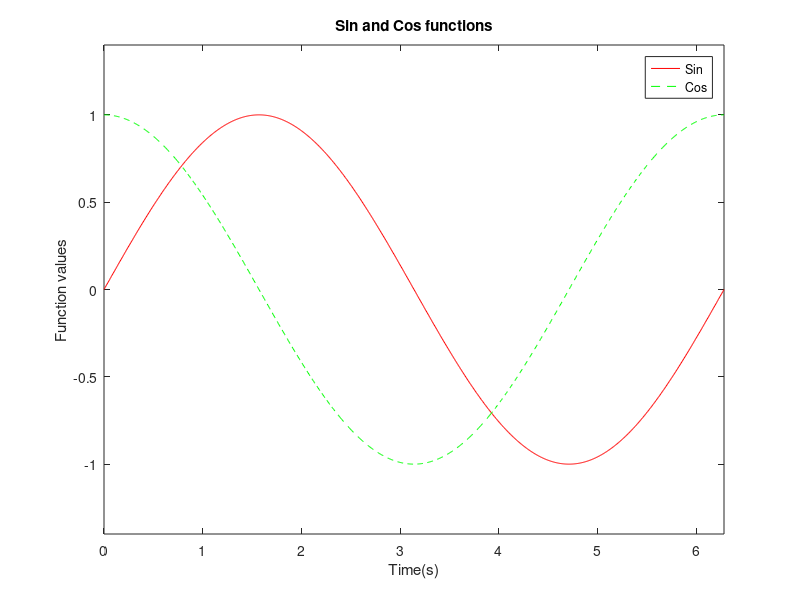

This figure's MATLAB source:
% ASIGNMENT FOR THE UNIT 1
% Exercises presented in the assn1 file, solved by Samuel Miravet Verde

% Ex1. Scalar Variables
a = 10;
b = 2.5*(10^23);
c = 2 + 3*i;
d = exp((j*2*pi)/3);

% Ex2. Vector Variables
aVec = [3.14 15 9 26];
bVec = [2.71; 8; 28; 182];
cVec = 5:-0.2:-5;
dVec = logspace(1,10, 10000);
eVec = ['H' 'e' 'l' 'l' 'o'];

% Ex3. Matrix variables
aMat = ones(9)*2;
bMat = diag([1 2 3 4 5 4 3 2 1]);
cMat = reshape(1:100, 10, 10);
dMat = nan(3,4);
eMat = [13 -1 5; -22 10 -87];
fMat = floor(-3 + (3-(-3)).*rand(5,3));

% Ex4. Scalar equations
x = 1 / ( 1 + exp(-(a-15)/6));
y = (sqrt(a) + nthroot(b,21))^pi;
z = log(real((c+d)*(c-d)) * sin((a*pi)/3)) / c*conj(c);

% Ex5. Vector equations
xVec = (1/sqrt(2*pi*2.5^2)).*exp(-cVec.^2./(2*2.5^2));
yVec = sqrt((aVec').^2 + bVec.^2);
zVec = log10(1./dVec);

% Ex6. Matrix equations
xMat = (aVec*bVec)* aMat.^2;
yMat = bVec*aVec;
zMat = det(cMat)*(aMat*bMat)';

% Ex7. Common functions and indexing
cSum = sum(cMat);
eMean = mean(eMat')';
eMat(1,:) = [1 1 1];
cSub = cMat(2:9, 2:9);

lin = linspace(1, 20, 20);
for element = lin
    if mod(element, 2) == 0
        lin(find(lin == element)) = -element
    end
end 

r = rand(1, 5);
r(find(r < 0.5)) = 0;

% Ex8. Plotting multiple lines and colors
figure(1)
t = linspace(0, 2*pi, 1000);
plot(t, sin(t), 'r');
hold on;
plot(t, cos(t), '--g');
xlabel('Time(s)');
ylabel('Function values');
title('Sin and Cos functions');
legend('Sin', 'Cos');
xlim([0 2*pi]);
ylim([-1.4 1.4]);
saveas(1,'figures/ex8.png','png');

% The optional exercises have a directory for each on of them, feel free to
% look them there.